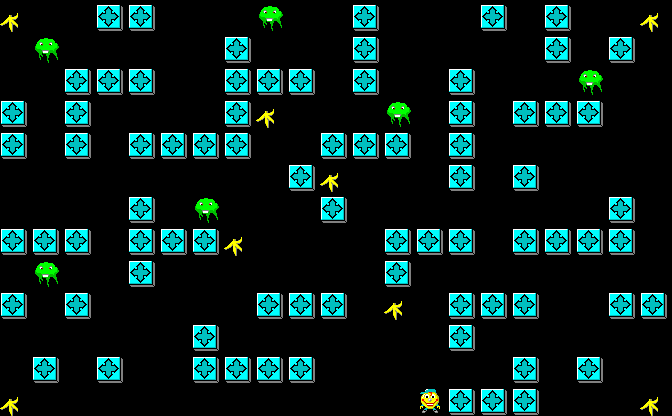

Below is a game level as drawn by its tile map, then a one-line description and the .tmx file that defines it, in full:
An orthogonal 21x13 tile map with 32x32 px tiles, 1 tile layer (Tile Layer 1).

<map version="1.9" tiledversion="1.9.1" orientation="orthogonal" renderorder="right-down" width="21" height="13" tilewidth="32" tileheight="32" infinite="0" nextlayerid="2" nextobjectid="1">
 <tileset firstgid="1" source="banania.tsx" />
 <layer id="1" name="Tile Layer 1" width="21" height="13">
  <data encoding="csv">
4, 0, 0, 5, 5, 0, 0, 0, 10, 0, 0, 5, 0, 0, 0, 5, 0, 5, 0, 0, 4
, 0, 10, 0, 0, 0, 0, 0, 5, 0, 0, 0, 5, 0, 0, 0, 0, 0, 5, 0, 5, 0
, 0, 0, 5, 5, 5, 0, 0, 5, 5, 5, 0, 5, 0, 0, 5, 0, 0, 0, 10, 0, 0
, 5, 0, 5, 0, 0, 0, 0, 5, 4, 0, 0, 0, 10, 0, 5, 0, 5, 5, 5, 0, 0
, 5, 0, 5, 0, 5, 5, 5, 5, 0, 0, 5, 5, 5, 0, 5, 0, 0, 0, 0, 0, 0
, 0, 0, 0, 0, 0, 0, 0, 0, 0, 5, 4, 0, 0, 0, 5, 0, 5, 0, 0, 0, 0
, 0, 0, 0, 0, 5, 0, 10, 0, 0, 0, 5, 0, 0, 0, 0, 0, 0, 0, 0, 5, 0
, 5, 5, 5, 0, 5, 5, 5, 4, 0, 0, 0, 0, 5, 5, 5, 0, 5, 5, 5, 5, 0
, 0, 10, 0, 0, 5, 0, 0, 0, 0, 0, 0, 0, 5, 0, 0, 0, 0, 0, 0, 0, 0
, 5, 0, 5, 0, 0, 0, 0, 0, 5, 5, 5, 0, 4, 0, 5, 5, 5, 0, 0, 5, 5
, 0, 0, 0, 0, 0, 0, 5, 0, 0, 0, 0, 0, 0, 0, 5, 0, 0, 0, 0, 0, 0
, 0, 5, 0, 5, 0, 0, 5, 5, 5, 5, 0, 0, 0, 0, 0, 0, 5, 0, 5, 0, 0
, 4, 0, 0, 0, 0, 0, 0, 0, 0, 0, 0, 0, 0, 1, 5, 5, 5, 0, 0, 0, 4
</data>
 </layer>
</map>
